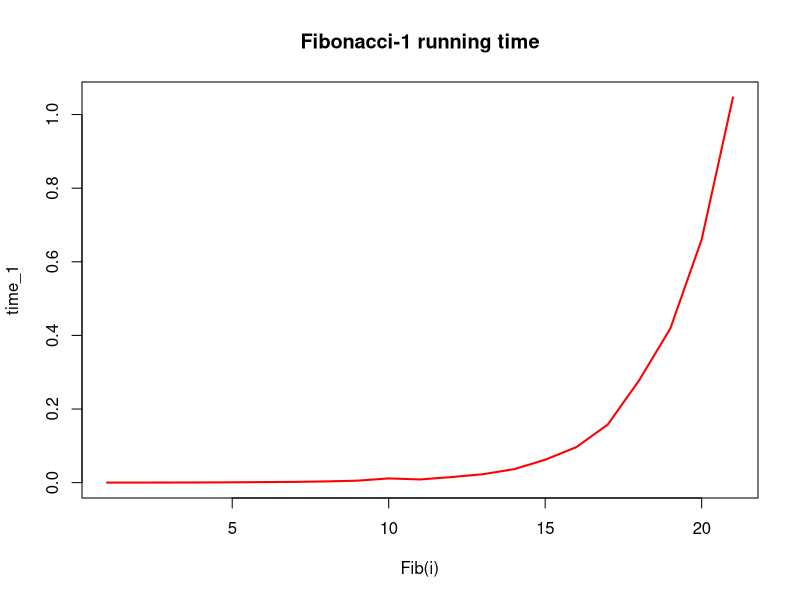
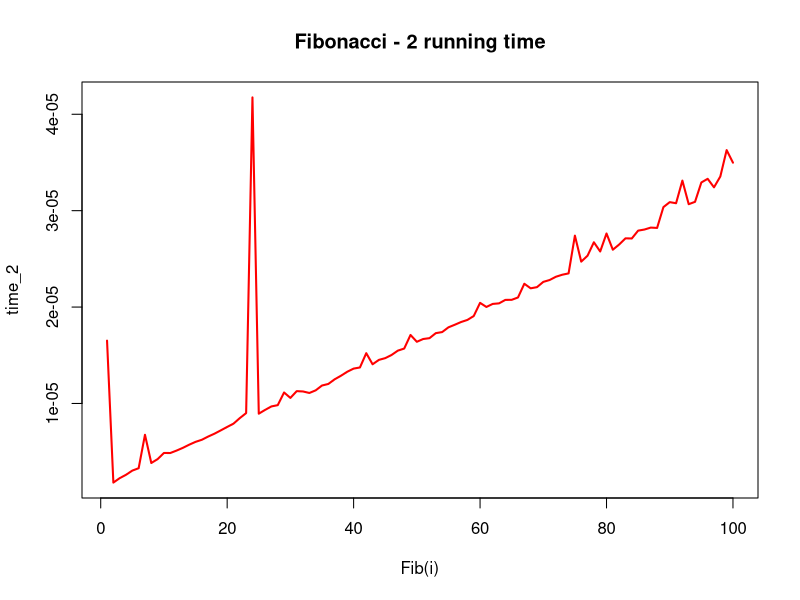
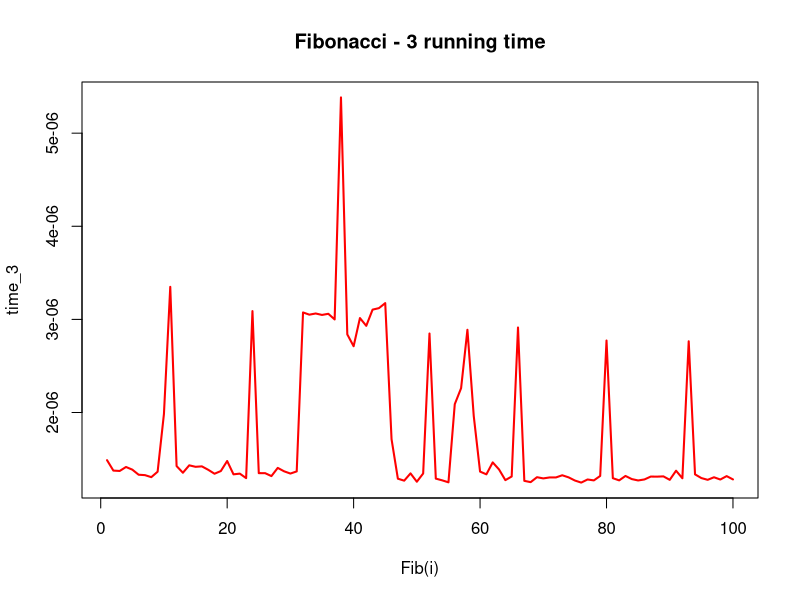
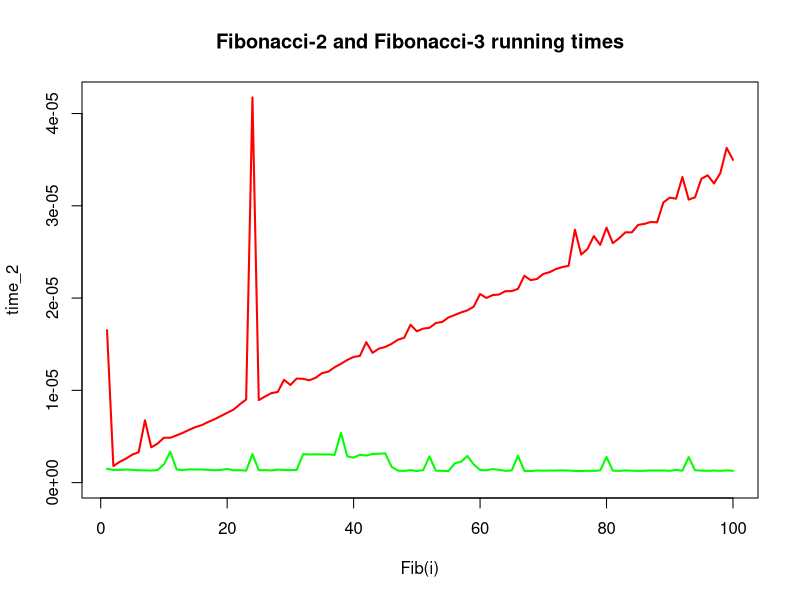

The R source for these figures, in order:
# fib rudimentary -- very slow! O(2^n) time
fib = function(n) {
  if(n <= 2) {
    return(1);
  } else {
    return(fib(n-1) + fib(n-2));
  }
}

# fib better -- much faster! O(n) time
fib2 = function(n) {
  if(n <= 2) {
    return(1);
  }
  a = b = 1;
  for(i in 3:n) {
    f = a + b;
    a = b;
    b = f;
    # cat("a: ", a, " b: ", b, " f: ", f, "\n", sep = "");
  }
  return(f);
}


# fib best -- fastest! O(1) time
phi = (1 + sqrt(5))/2;
phi_hat = (1 - sqrt(5))/2;
fib3 = function(n) {
  return( (phi^n - phi_hat^n)/sqrt(5) );
}


count_1 = seq(10,30,1);
res_1 = time_1 = rep(NA, length(count_1));
cnt = 0;
for(i in count_1) {
  cnt = cnt + 1;
  start = Sys.time();
  res_1[cnt] = fib(i);
  end = Sys.time();
  time_1[cnt] = end - start;
  Sys.sleep(1e-3);
}
plot(time_1, col = "red", lwd = 2, type = "l", xlab = "Fib(i)",
     main = "Fibonacci-1 running time");
# plot(log(time_1), col = "red", lwd = 2, type = "l",
# main = "Log of Fibonacci-1 running time");



count_2 = seq(10, 1000, 10);
res_2 = time_2 = rep(NA, length(count_2));
cnt = 0;
for(i in count_2) {
  cnt = cnt + 1;
  start = Sys.time();
  res_2[cnt] = fib2(i);
  sapply(rep(i, 999), fib2);
  end = Sys.time();
  time_2[cnt] = end - start;
  Sys.sleep(1e-3);
}
time_2 = time_2 / 1000;
plot(time_2, col = "red", lwd = 2, type = "l", xlab = "Fib(i)",
     main = "Fibonacci - 2 running time");
# plot(time_2/count_2, col = "red", lwd = 2, type = "l", 
#      main = "Fibonacci-2 running time divided by n");



count_3 = seq(10, 1000, 10);
res_3 = time_3 = rep(NA, length(count_3));
cnt = 0;
for(i in count_3) {
  cnt = cnt + 1;
  start = Sys.time();
  res_3[cnt] = fib3(i);
  sapply(rep(i, 999), fib3);
  end = Sys.time();
  time_3[cnt] = end - start;
  Sys.sleep(1e-3);
}
time_3 = time_3 / 1000;
plot(time_3, col = "red", lwd = 2, type = "l", xlab = "Fib(i)",
     main = "Fibonacci - 3 running time");




# times for Fib-2 and Fib-3 together
plot(time_2, col = "red", lwd = 2, type = "l", xlab = "Fib(i)", ylim = range(time_2, time_3, 0),
     main = "Fibonacci-2 and Fibonacci-3 running times");
lines(time_3, col = "green", lwd = 2, type = "l");






